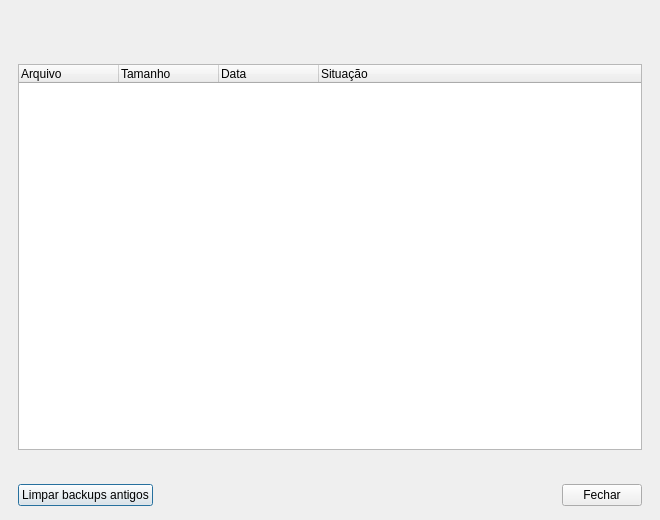
<?xml version="1.0" encoding="UTF-8"?>
<ui version="4.0">
 <class>DestinationDialog</class>
 <widget class="QDialog" name="DestinationDialog">
  <property name="geometry">
   <rect><x>0</x><y>0</y><width>660</width><height>520</height></rect>
  </property>
  <property name="windowTitle"><string>Destino</string></property>
  <property name="modal"><bool>true</bool></property>
  <layout class="QVBoxLayout" name="rootLayout">
   <property name="leftMargin"><number>18</number></property>
   <property name="topMargin"><number>16</number></property>
   <property name="rightMargin"><number>18</number></property>
   <property name="bottomMargin"><number>14</number></property>
   <property name="spacing"><number>10</number></property>

   <item>
    <widget class="QLabel" name="lblSummary">
     <property name="role" stdset="0"><string notr="true">bigStatus</string></property>
     <property name="wordWrap"><bool>true</bool></property>
     <property name="text"><string/></property>
    </widget>
   </item>
   <item>
    <widget class="QLabel" name="lblDetail">
     <property name="role" stdset="0"><string notr="true">hint</string></property>
     <property name="wordWrap"><bool>true</bool></property>
     <property name="text"><string/></property>
    </widget>
   </item>

   <item>
    <widget class="QTreeWidget" name="listing">
     <property name="rootIsDecorated"><bool>false</bool></property>
     <column><property name="text"><string>Arquivo</string></property></column>
     <column><property name="text"><string>Tamanho</string></property></column>
     <column><property name="text"><string>Data</string></property></column>
     <column><property name="text"><string>Situação</string></property></column>
    </widget>
   </item>

   <item>
    <widget class="QLabel" name="lblPolicy">
     <property name="role" stdset="0"><string notr="true">hint</string></property>
     <property name="wordWrap"><bool>true</bool></property>
     <property name="text"><string/></property>
    </widget>
   </item>

   <item>
    <layout class="QHBoxLayout" name="actionsLayout">
     <property name="spacing"><number>8</number></property>
     <item>
      <widget class="QPushButton" name="btnPrune">
       <property name="role" stdset="0"><string notr="true">accent</string></property>
       <property name="text"><string>Limpar backups antigos</string></property>
      </widget>
     </item>
     <item>
      <spacer name="actionsSpacer">
       <property name="orientation"><enum>Qt::Horizontal</enum></property>
       <property name="sizeHint" stdset="0"><size><width>1</width><height>0</height></size></property>
      </spacer>
     </item>
     <item>
      <widget class="QPushButton" name="btnClose">
       <property name="text"><string>Fechar</string></property>
      </widget>
     </item>
    </layout>
   </item>
  </layout>
 </widget>
 <resources/>
 <connections/>
</ui>
